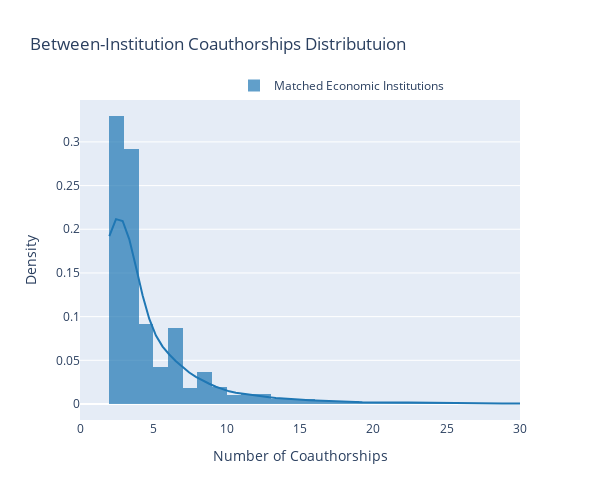

The cell this chart's notebook holds for it:
### Code cell
# df_univ_rank.crscore.plot.density(color='green')
# plt.title('Density plot for crscore')
# plt.show()
fig = ff.create_distplot([[link[2] for link in links_diff]], 
                         ["Matched Economic Institutions"],
                         bin_size=1,
                         show_rug = False
                         )

fig.update_layout(title_text = "Between-Institution Coauthorships Distributuion",
                  xaxis_title = "Number of Coauthorships",
                  yaxis_title = "Density",
#                 template = "plotly_dark",
                  width = 600,
                  height = 500,
                  legend=dict(
                    yanchor="bottom",
                    y=1.00,
                    xanchor="left",
                    x=0.35
                    )
                  )
fig.update_xaxes(range=[0, 30])

fig.show()

### Figure 1 — Plotly figure (JSON) as saved in the notebook; plotly's stock layout.template omitted (floating-point values rounded to 4 significant figures; data arrays with more than 128 entries replaced by an {"elided": "..."} marker saying what was removed)
{"data": [{"autobinx": false, "histnorm": "probability density", "legendgroup": "Matched Economic Institutions", "marker": {"color": "rgb(31, 119, 180)"}, "name": "Matched Economic Institutions", "opacity": 0.7, "type": "histogram", "x": {"elided": "7667 int values"}, "xaxis": "x", "xbins": {"end": 229, "size": 1, "start": 2}, "yaxis": "y"}, {"legendgroup": "Matched Economic Institutions", "marker": {"color": "rgb(31, 119, 180)"}, "mode": "lines", "name": "Matched Economic Institutions", "showlegend": false, "type": "scatter", "x": {"elided": "500 float values"}, "xaxis": "x", "y": {"elided": "500 float values"}, "yaxis": "y"}], "layout": {"barmode": "overlay", "height": 500, "hovermode": "closest", "legend": {"traceorder": "reversed", "x": 0.35, "xanchor": "left", "y": 1, "yanchor": "bottom"}, "title": {"text": "Between-Institution Coauthorships Distributuion"}, "width": 600, "xaxis": {"anchor": "y2", "domain": [0, 1], "range": [0, 30], "title": {"text": "Number of Coauthorships"}, "zeroline": false}, "yaxis": {"anchor": "free", "domain": [0, 1], "position": 0, "title": {"text": "Density"}}}}
